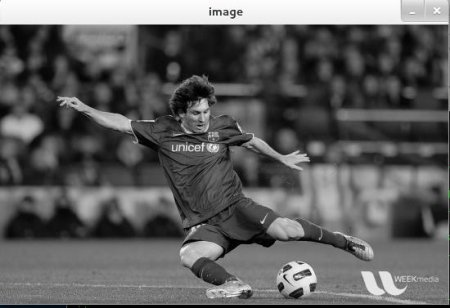
#> input picture images/input/messi5.jpg, 450 x 308 px
$ python bitwise_operations.py
#> lines starting #> are read from the running program, lines starting #| are printed output that depends on the picture; after the words box and inside, x2 and y2 are one past the last pixel; in counts of white or black regions, pixels touching at a corner belong together; pictures that were not available may be replaced by others from this repository, and a replacement may not be noted
#!/usr/bin/env python3
# -*- coding: utf-8 -*-
"""
Created on Mon Apr 23 17:36:44 2018

@author: osboxes
"""

import cv2

# Load two images
img1 = cv2.imread('images/input/messi5.jpg')
#> img1 is the input picture: shape (308, 450, 3); mean B, G, R 94.7, 94.7, 94.6
img2 = cv2.imread('images/input/opencv_logo.jpg')
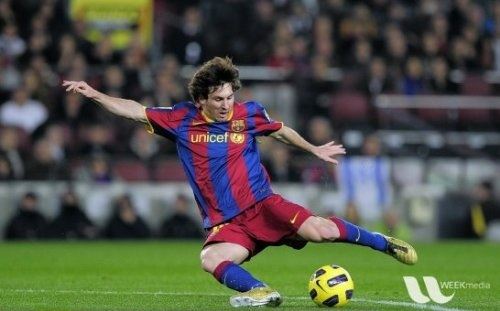
#> input picture images/input/messi6.jpg, 500 x 311 px, given in place of opencv_logo.jpg, which was not available
#> img2 is the input picture: shape (311, 500, 3); mean B, G, R 72.1, 85.2, 81.7

# I want to put logo on top-left corner, So I create a ROI
rows,cols,channels = img2.shape
#> rows = 311; cols = 500; channels = 3
roi = img1[0:rows, 0:cols ]

# Now create a mask of logo and create its inverse mask also
img2gray = cv2.cvtColor(img2,cv2.COLOR_BGR2GRAY)
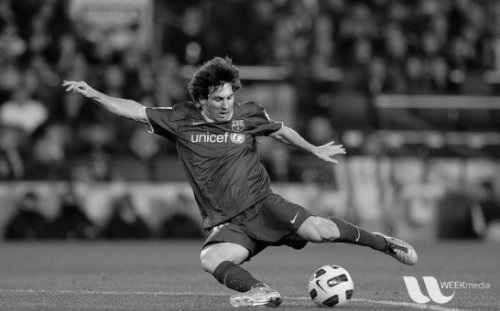
#> img2gray: shape (311, 500); min 0, max 249, mean 82.6
ret, mask = cv2.threshold(img2gray, 10, 255, cv2.THRESH_BINARY)
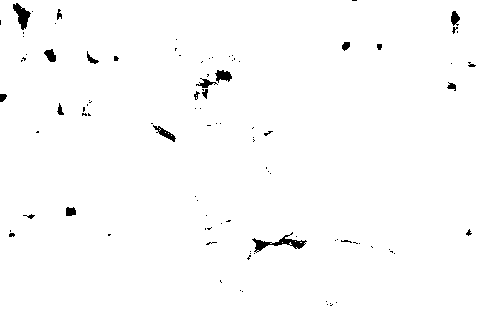
#> mask: shape (311, 500); 98.8% white; 99 black regions (77 under 20 px), largest, box (x1, y1, x2, y2) and area: (252, 232, 307, 253) 325, (13, 3, 31, 30) 237, (215, 70, 232, 83) 139
mask_inv = cv2.bitwise_not(mask)

# Now black-out the area of logo in ROI
#> (the run stopped early here; a loop or call above may not have finished)
